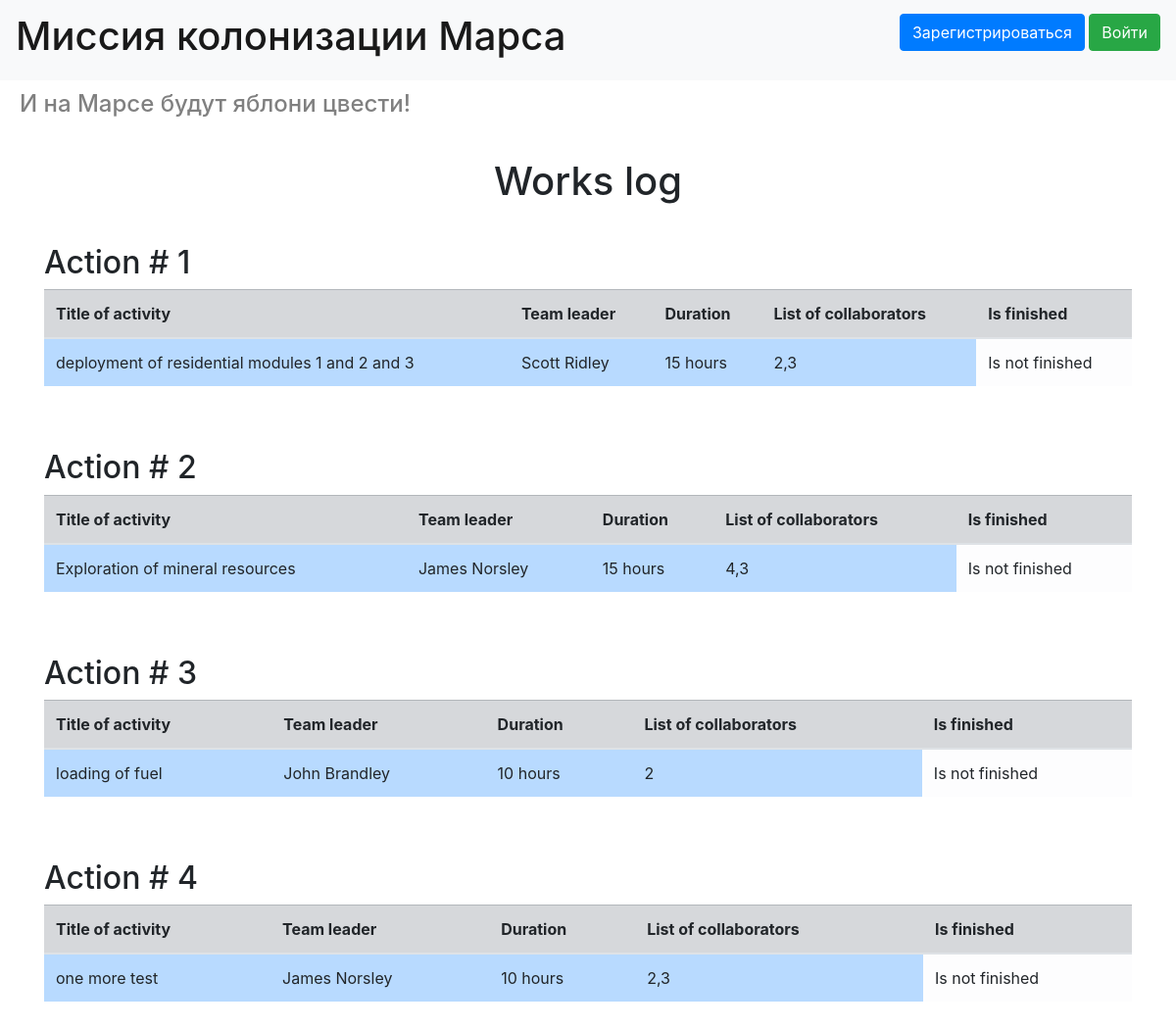
Before: / with the older database file.
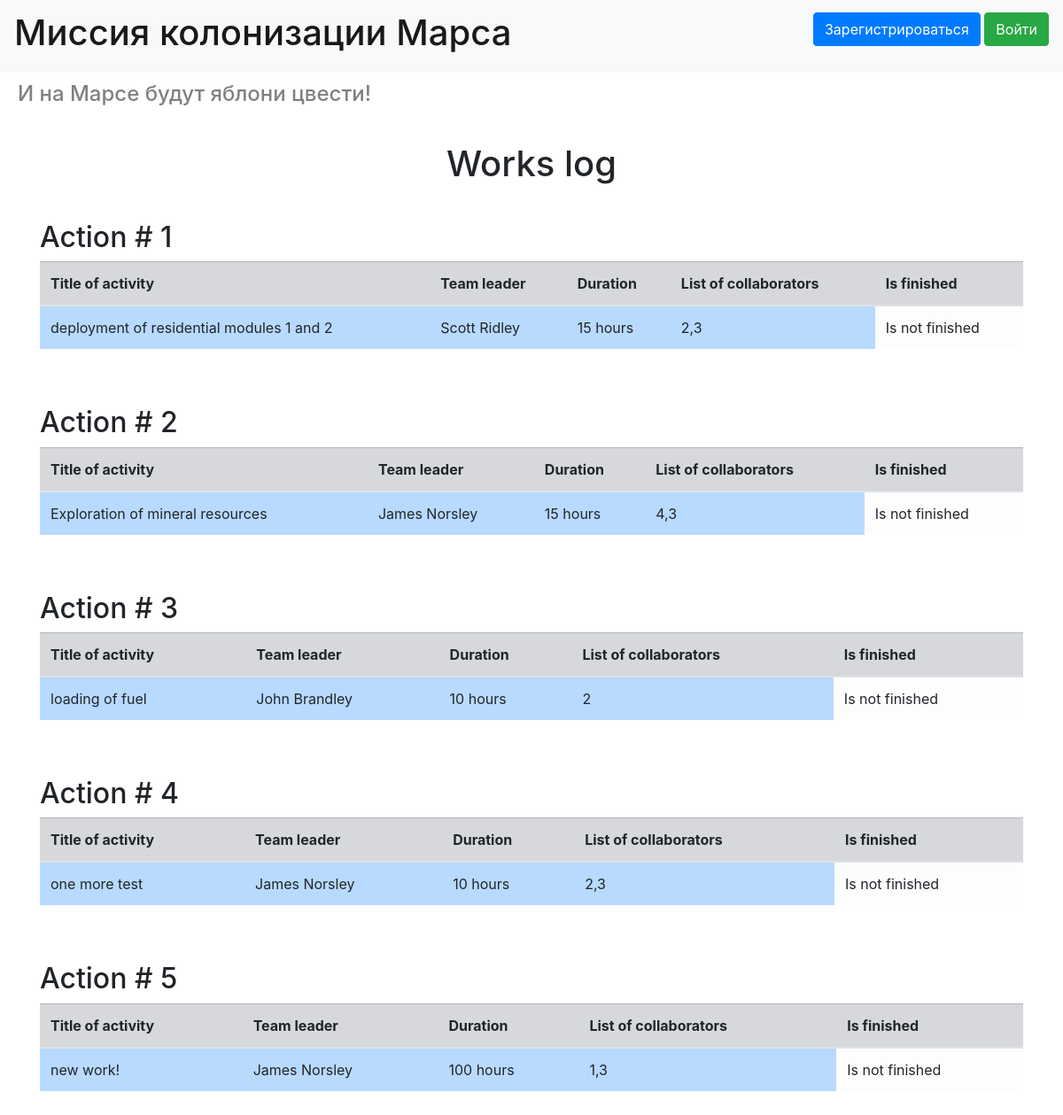
After: the same page with the newer database file.
### data/jobs.py (models this page shows, shortened)
class Jobs(SqlAlchemyBase):
    __tablename__ = 'jobs'
    id = sqlalchemy.Column(sqlalchemy.Integer, primary_key=True, autoincrement=True)
    team_leader = sqlalchemy.Column(sqlalchemy.Integer, sqlalchemy.ForeignKey('users.id'))
    creater = sqlalchemy.Column(sqlalchemy.String)
    job = sqlalchemy.Column(sqlalchemy.String, nullable=True)
    work_size = sqlalchemy.Column(sqlalchemy.Integer, nullable=True)
    collaborators = sqlalchemy.Column(sqlalchemy.String, nullable=True)
    start_date = sqlalchemy.Column(sqlalchemy.String, nullable=True)
    end_date = sqlalchemy.Column(sqlalchemy.String, nullable=True)
    is_finished = sqlalchemy.Column(sqlalchemy.Boolean, nullable=True, default=False)
    user = orm.relationship("User")

### data/users.py (models this page shows, shortened)
class User(SqlAlchemyBase, UserMixin):
    __tablename__ = 'users'
    id = sqlalchemy.Column(sqlalchemy.Integer, primary_key=True, autoincrement=True)
    name = sqlalchemy.Column(sqlalchemy.String, nullable=True)
    surname = sqlalchemy.Column(sqlalchemy.String, nullable=True)
    age = sqlalchemy.Column(sqlalchemy.Integer, nullable=True)
    position = sqlalchemy.Column(sqlalchemy.String, nullable=True)
    speciality = sqlalchemy.Column(sqlalchemy.String, nullable=True)
    address = sqlalchemy.Column(sqlalchemy.String, nullable=True)
    email = sqlalchemy.Column(sqlalchemy.String, index=True, unique=True, nullable=False)
    hashed_password = sqlalchemy.Column(sqlalchemy.String, nullable=True)
    created_date = sqlalchemy.Column(sqlalchemy.DateTime, default=datetime.datetime.now)
    jobs = orm.relationship("Jobs", back_populates='user')
    departments = orm.relationship('Department', back_populates='user')

### main.py (the view)
@app.route('/')
def users():
    db_sess = db_session.create_session()
    lst = [i.id for i in db_sess.query(User).filter(User.position == 'captain')]
    return render_template('index.html', jobs=db_sess.query(Jobs), colonists=db_sess.query(User), captains=lst)

### data/db_session.py (called while the page is built)
def create_session() -> Session:
    global __factory
    return __factory()

### templates/index.html (shortened to what this page needs)
{% extends "base.html" %}
{% block content %}
<h1 style="text-align: center; margin: 40px">Works log</h1>
{% for job in jobs %}
<h2>Action # {{job.id}}</h2>
<table class="table">
    <thead>
    <tr class="table-secondary">
        <th>Title of activity</th>
        <th>Team leader</th>
        <th>Duration</th>
        <th>List of collaborators</th>
        <th>Is finished</th>
    </tr>
    </thead>
    <tbody>
    <tr>
        <td class="table-primary">{{job.job}}</td>
        {% for colonist in colonists %}
        {% if colonist.id == job.team_leader%}
        <td class="table-primary">{{colonist.surname}} {{colonist.name}}</td>
        {% endif%}
        {% endfor %}
        <td class="table-primary">{{job.work_size}} hours</td>
        <td class="table-primary">{{job.collaborators}}</td>
        {% if job.is_finished == False%}
        <td class="table-light">Is not finished</td>
        {% else %}
        <td class="table-light">Is finished</td>
        {% endif %}
    </tr>
    </tbody>
</table>
<br>
<br>
{% endfor %}
{% endblock %}

### templates/base.html (shortened to what this page needs)
<!doctype html>
<html lang="en">
<head>
    <link rel="stylesheet"
          href="https://stackpath.bootstrapcdn.com/bootstrap/4.4.1/css/bootstrap.min.css"
>
</head>
<body>
<header>
    <nav class="navbar navbar-light bg-light">
        <a class="navbar-brand" href="#"><h1>Миссия колонизации Марса</h1></a>
        {% if current_user.is_authenticated %}
        <a class="navbar-brand" href="/logout">{{ current_user.name }}</a>
        {% else %}
        <p>
            <a class="btn btn-primary " href="/register">Зарегистрироваться</a>
            <a class="btn btn-success" href="/login">Войти</a>
        </p>
        {% endif %}
    </nav>
    <div>
        <h4 style="color: gray; margin: 10px 10px 10px 20px;">И на Марсе будут яблони цвести!</h4>
    </div>
</header>
<main role="main" class="container">
    {% block content %}{% endblock %}
</main>
</body>
</html>

Changed rows visible on the page:
changed Jobs id 1: job "deployment of residential modules 1 and 2 and 3" → "deployment of residential modules 1 and 2"
added Jobs: id "5", job "new work!", work_size "100", collaborators "1,3", is_finished "Is not finished", User (surname "James", name "Norsley")
